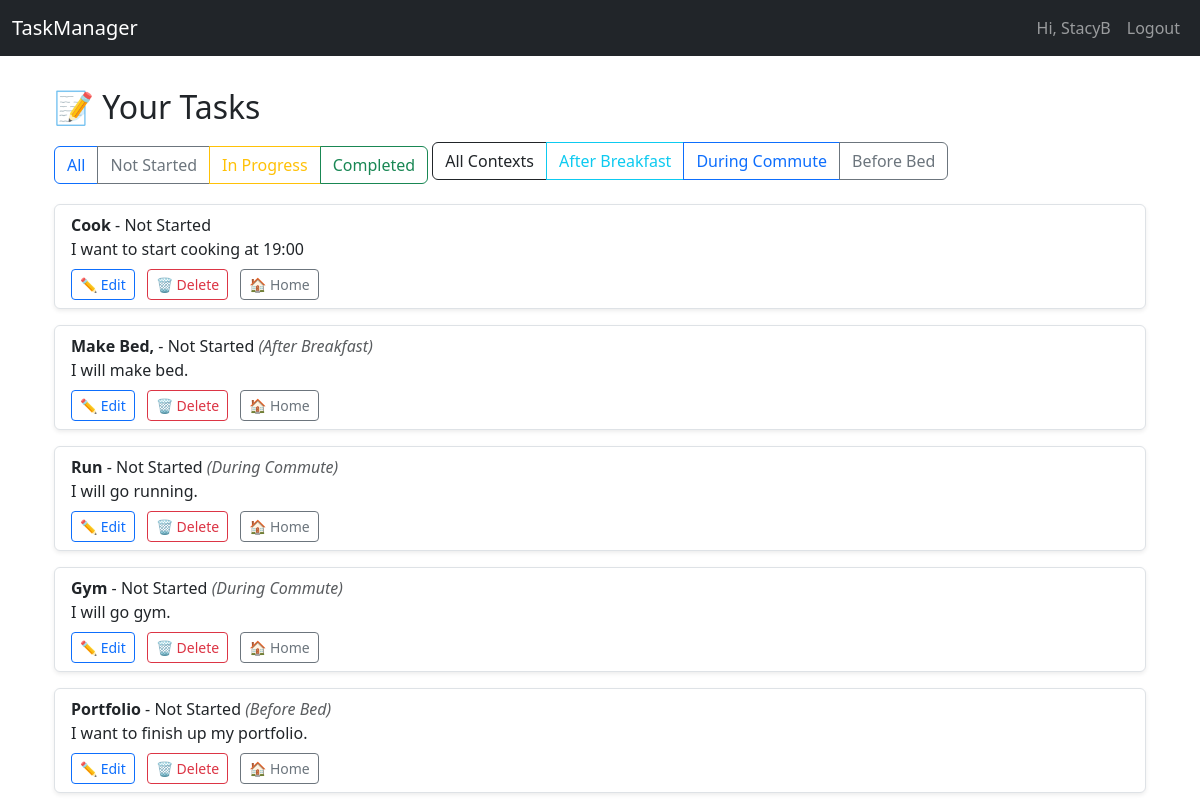
The app's page /list/?status=not_started (signed in) with its own data.
### tasks/models.py (models this page shows, shortened)
class Task(models.Model):
    STATUS_CHOICES = [
        ('not_started', 'Not Started'),
        ('in_progress', 'In Progress'),
        ('completed', 'Completed'),
    ]
    CONTEXT_CHOICES = [
    ('morning', 'After Breakfast'),
    ('commute', 'During Commute'),
    ('evening', 'Before Bed'),
    ]
    context_tag = models.CharField(max_length=50, choices=CONTEXT_CHOICES, blank=True)
    user = models.ForeignKey(User, on_delete=models.CASCADE)
    title = models.CharField(max_length=255)
    description = models.TextField(blank=True)
    status = models.CharField(max_length=20, choices=STATUS_CHOICES, default='not_started')
    due_date = models.DateField(null=True, blank=True)
    due_time = models.TimeField(null=True, blank=True)
    reminder_time = models.DateTimeField(null=True, blank=True)
    created_at = models.DateTimeField(auto_now_add=True)

### tasks/views.py (the view)
# urls.py: path('list/', views.task_list, name='task_list'),
def task_list(request):
    status_filter = request.GET.get('status')  # Getting status =value from url
    if status_filter:
        tasks = Task.objects.filter(user=request.user, status=status_filter)
    else:
        tasks = Task.objects.filter(user=request.user)
    context_tag = request.GET.get('context_tag')
    if context_tag:
        tasks = tasks.filter(context_tag=context_tag)
    return render(request, 'task_list.html', {'tasks': tasks})

### tasks/templates/task_list.html (shortened to what this page needs)
{% extends 'base.html' %}
{% block content %}
<div class="container mt-4">
    <h2 class="mb-3">📝 Your Tasks</h2>
    <div class="btn-group mb-3" role="group" aria-label="Filter tasks by status">
        <a href="{% url 'task_list' %}" class="btn btn-outline-primary">All</a>
        <a href="?status=not_started" class="btn btn-outline-secondary">Not Started</a>
        <a href="?status=in_progress" class="btn btn-outline-warning">In Progress</a>
        <a href="?status=completed" class="btn btn-outline-success">Completed</a>
    </div>
    <div class="btn-group mb-4" role="group" aria-label="Filter tasks by context">
        <a href="{% url 'task_list' %}" class="btn btn-outline-dark">All Contexts</a>
        <a href="?context_tag=morning" class="btn btn-outline-info">After Breakfast</a>
        <a href="?context_tag=commute" class="btn btn-outline-primary">During Commute</a>
        <a href="?context_tag=evening" class="btn btn-outline-secondary">Before Bed</a>
    </div>
    {% if tasks %}
    <ul class="list-group">
        {% for task in tasks %}
        <li class="list-group-item list-group-item-action mb-3 border rounded shadow-sm">
            <strong>{{ task.title }}</strong> - {{ task.get_status_display }}
            {% if task.context_tag %}
              <em class="text-muted">({{ task.get_context_tag_display }})</em>
            {% endif %}
            <br>
            {{ task.description }}
            <div class="mt-2">
                <a href="{% url 'task_edit' task.id %}" class="btn btn-sm btn-outline-primary me-2">✏️ Edit</a>
                <a href="{% url 'task_delete' task.id %}" class="btn btn-sm btn-outline-danger me-2">🗑️ Delete</a>
                <a href="{% url 'home' %}" class="btn btn-sm btn-outline-secondary">🏠 Home</a>
            </div>
        </li>
        {% endfor %}
    </ul>
    {% else %}
    <div class="alert alert-info" role="alert">
        No tasks yet. Ready to <a href="{% url 'task_form' %}">create your first task</a>?
    </div>
    {% endif %}
</div>
{% endblock %}

### tasks/templates/base.html (shortened to what this page needs)
<!DOCTYPE html>
<html lang="en">
<head>
    <link href="https://cdn.jsdelivr.net/npm/bootstrap@5.3.3/dist/css/bootstrap.min.css" rel="stylesheet">
</head>
<body>
    <nav class="navbar navbar-expand-lg navbar-dark bg-dark fixed-top">
        <div class="container-fluid">
            <a class="navbar-brand" href="{% url 'task_list' %}">TaskManager</a>
            <div class="collapse navbar-collapse">
                <ul class="navbar-nav ms-auto">
                    {% if user.is_authenticated %}
                        <li class="nav-item">
                            <a class="nav-link" href="#">Hi, {{ user.username }}</a>
                        </li>
                        <li class="nav-item">
                            <a class="nav-link" href="{% url 'logout' %}">Logout</a>
                        </li>
                    {% endif %}
                </ul>
            </div>
        </div>
    </nav>
    <div class="container mt-4">
        {% block content %}
        {% endblock %}
    </div>
</body>
</html>

### tasks/templates/base.html (style rules this page uses)
body { padding-top: 4rem; }

### records on screen
Task: title "Cook", status "Not Started", description "I want to start cooking at 19:00"
Task: title "Make Bed,", status "Not Started", context_tag "After Breakfast", description "I will make bed."
Task: title "Run", status "Not Started", context_tag "During Commute", description "I will go running."
Task: title "Gym", status "Not Started", context_tag "During Commute", description "I will go gym."
Task: title "Portfolio", status "Not Started", context_tag "Before Bed", description "I want to finish up my portfolio."

### other values on screen
{{ user.username }} "StacyB"
